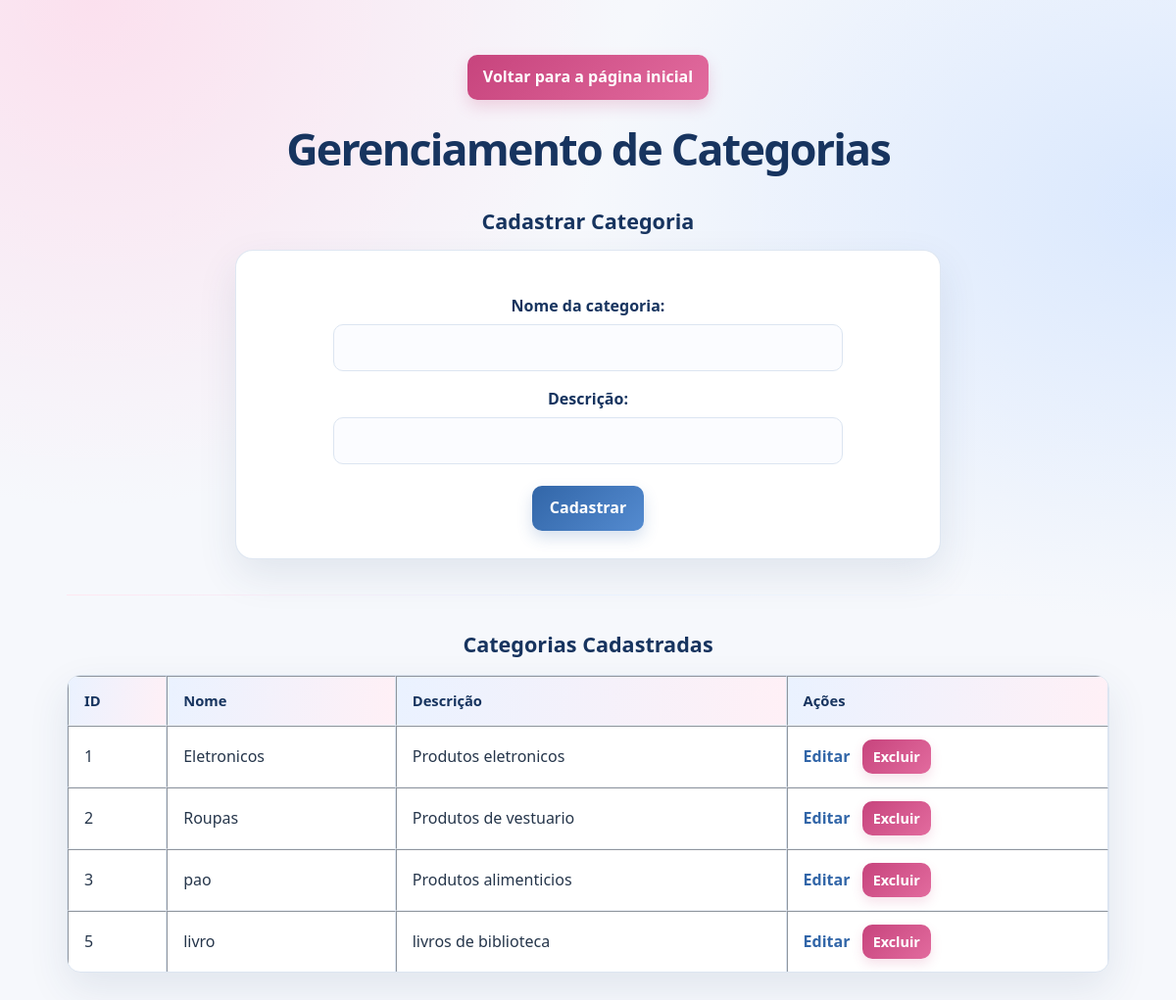
Page /views/categorias.php on the committed database.
### tables this page shows
CREATE TABLE `categorias` (
  `id` int(11) NOT NULL,
  `nome` varchar(100) NOT NULL,
  `descricao` varchar(255) DEFAULT NULL
);

### modelo/categoria.php (called while the page is built, shortened)
<?php
class Categoria
{
    private $conexao;
    public function __construct($conexao)
    {
        $this->conexao = $conexao;
    }
    public function listar()
    {
        $sql = "SELECT * FROM categorias";
        return $this->conexao->query($sql);
    }
}

### views/categorias.php (the view, shortened to what this page needs)
<?php
require_once "../config/conexao.php";
require_once "../modelo/Categoria.php";
$categoria = new Categoria($conexao);
$categorias = $categoria->listar();
?>
<!DOCTYPE html>
<html lang="pt-br">
<head>
    <link rel="stylesheet" href="../css/style.css">
</head>
<body>
    <a class="back-home" href="../index.php">Voltar para a página inicial</a>
    <h1>Gerenciamento de Categorias</h1>
    <h2>Cadastrar Categoria</h2>
    <form action="../controles/CategoriaController.php" method="POST">
        <label>Nome da categoria:</label>
        <input type="text" name="nome" required>
        <br><br>
        <label>Descrição:</label>
        <input type="text" name="descricao">
        <br><br>
        <button type="submit">Cadastrar</button>
    </form>
    <hr>
    <h2>Categorias Cadastradas</h2>
    <table border="1" cellpadding="10">
        <tr>
            <th>ID</th>
            <th>Nome</th>
            <th>Descrição</th>
            <th>Ações</th>
        </tr>
        <?php while ($linha = $categorias->fetch_assoc()) { ?>
            <tr>
                <td><?php echo $linha["id"]; ?></td>
                <td><?php echo htmlspecialchars($linha["nome"]); ?></td>
                <td><?php echo htmlspecialchars($linha["descricao"] ?? ""); ?></td>
                <td>
                    <a href="editar_categoria.php?id=<?php echo $linha['id']; ?>">
                        Editar
                    </a>
                    <form action="../controles/CategoriaController.php" method="POST" style="display:inline;">
                        <button type="submit">Excluir</button>
                    </form>
                </td>
            </tr>
        <?php } ?>
    </table>
</body>
</html>

### css/style.css (style rules this page uses)
:root { color-scheme: light; --blue-900: #17345f; --blue-700: #3266a8; --blue-100: #e8f1ff; --pink-700: #c7447d; --pink-100: #ffe7f1; --ink: #26364b; --muted: #718096; --surface: #ffffff; --border: #dce5f1; --shadow: 0 16px 40px rgba(37, 67, 110, 0.1); }
* { box-sizing: border-box; }
body { min-height: 100vh; width: calc(100% - 32px); max-width: 1120px; margin: 0 auto; padding: 56px 28px; color: var(--ink); text-align: center; background: radial-gradient(ellipse at 8% 0%, rgba(255, 207, 228, 0.58), transparent 34rem), radial-gradient(ellipse at 100% 20%, rgba(197, 220, 255, 0.58), transparent 38rem), #f6f8fc; font-family: "Segoe UI", Arial, sans-serif; line-height: 1.6; }
h1, h2 { color: var(--blue-900); line-height: 1.25; text-align: center; }
h1 { margin: 0 0 28px; font-size: clamp(2rem, 5vw, 2.8rem); letter-spacing: -0.04em; }
h2 { margin: 32px 0 16px; font-size: 1.35rem; }
body > form { width: 100%; max-width: 720px; margin: 0 auto 30px; padding: 28px; border: 1px solid rgba(220, 229, 241, 0.9); border-radius: 18px; background: var(--surface); box-shadow: var(--shadow); text-align: center; }
label { display: block; margin: 16px 0 6px; color: var(--blue-900); font-weight: 600; }
input:not([type="hidden"]), select { width: 100%; max-width: 520px; display: block; margin: 0 auto; min-height: 44px; padding: 10px 13px; border: 1px solid var(--border); border-radius: 10px; outline: none; background: #fbfcff; color: var(--ink); font: inherit; transition: border-color 160ms ease, box-shadow 160ms ease; }
button, body > a > button { min-height: 42px; padding: 10px 18px; border: 0; border-radius: 10px; background: linear-gradient(135deg, var(--blue-700), #548bd0); color: #fff; font: inherit; font-weight: 650; cursor: pointer; box-shadow: 0 7px 16px rgba(50, 102, 168, 0.2); transition: transform 160ms ease, box-shadow 160ms ease, filter 160ms ease; }
body > form button { margin-top: 22px; }
a { color: var(--blue-700); font-weight: 600; text-decoration: none; }
.back-home { display: inline-block; margin: 0 0 22px; padding: 10px 16px; border-radius: 10px; background: linear-gradient(135deg, var(--pink-700), #e26b9e); color: #fff; box-shadow: 0 7px 16px rgba(199, 68, 125, 0.2); }
hr { height: 1px; margin: 36px 0; border: 0; background: linear-gradient(90deg, var(--pink-100), var(--blue-100), transparent); }
table { width: 100%; margin: 18px 0 0; overflow: hidden; border: 1px solid var(--border); border-collapse: separate; border-spacing: 0; border-radius: 14px; background: var(--surface); box-shadow: var(--shadow); }
body > h2 + table, body > hr + h2 + table { margin-right: auto; margin-left: auto; }
th, td { padding: 13px 16px; border-bottom: 1px solid #edf1f7; text-align: left; vertical-align: middle; }
th { background: linear-gradient(100deg, #eaf2ff, #fff0f6); color: var(--blue-900); font-size: 0.92rem; font-weight: 700; }
tr:last-child td { border-bottom: 0; }
td form { display: inline !important; margin: 0; }
td button { min-height: 34px; margin-left: 8px; padding: 6px 11px; background: linear-gradient(135deg, var(--pink-700), #e26b9e); font-size: 0.9rem; box-shadow: 0 5px 12px rgba(199, 68, 125, 0.16); }

### rows in the picture
categorias: id "1", nome "Eletronicos", descricao "Produtos eletronicos"
categorias: id "2", nome "Roupas", descricao "Produtos de vestuario"
categorias: id "3", nome "pao", descricao "Produtos alimenticios"
categorias: id "5", nome "livro", descricao "livros de biblioteca"
